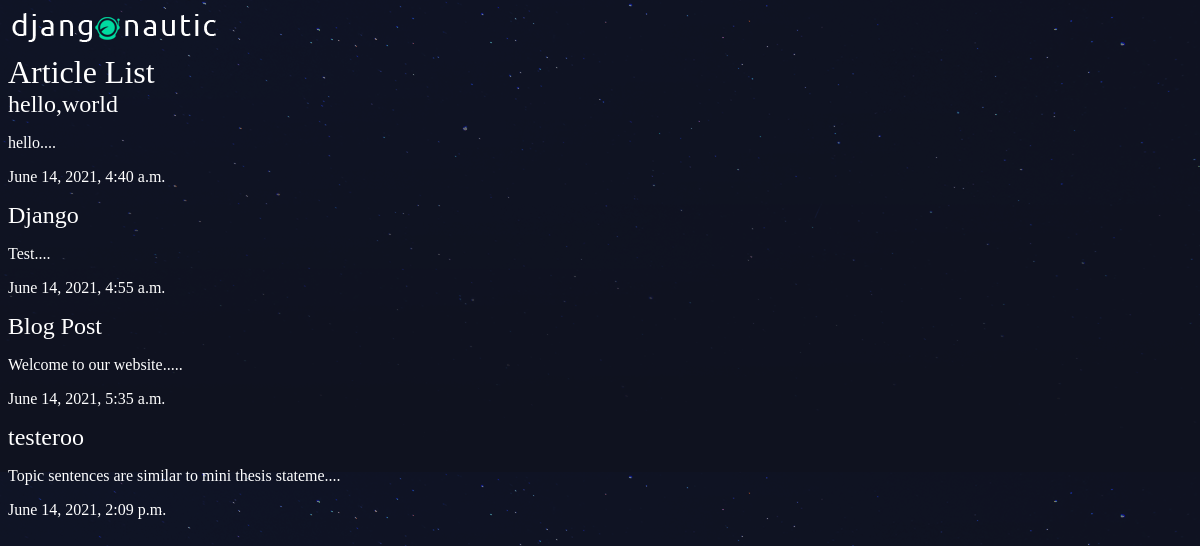
The app's page /articles/ with its own data.
### articles/models.py (models this page shows, shortened)
class Article(models.Model):
    title = models.CharField(max_length=100)
    slug = models.SlugField()
    body = models.TextField()
    date = models.DateTimeField(auto_now_add=True)
    thumb = models.ImageField(default='default.png', blank=True)
    def snippet(self):
        return self.body[:50]+'....'

### articles/views.py (the view)
# urls.py: path('', views.article_list, name="list"),
def article_list(request):
    articles = Article.objects.all().order_by('date')
    return render(request, 'articles/article_list.html', {'articles': articles})

### articles/templates/articles/article_list.html
{% extends 'base_layout.html' %}
{% block content %}
    <h1> Article List</h1>
    <div class="articles">
        {% for article in articles %}
            <div class="article">
                <h2><a href="{% url 'articles:detail' slug=article.slug %}">{{ article.title }}</a></h2>
                <p>{{ article.snippet }}</p>
                <p>{{ article.date }}</p>
            </div>
        {% endfor %}
    </div>
{% endblock %}

### assets/style.css (style rules this page uses)
body { background-color: #0f121f; background-image: url(stars.png); background-repeat-y: no-repeat; color: #fff; }
body * { font-family: Ubuntu; }
h1, h2, h3, h4, h5 { font-weight: normal; margin: 0; }
a, a:hover, a:visited { color: #fff; text-decoration: none; }

### records on screen
Article: title "hello,world", snippet "hello....", date "June 14, 2021, 4:40 a.m."
Article: title "Django", snippet "Test....", date "June 14, 2021, 4:55 a.m."
Article: title "Blog Post", snippet "Welcome to our website.....", date "June 14, 2021, 5:35 a.m."
Article: title "testeroo", snippet "Topic sentences are similar to mini thesis stateme....", date "June 14, 2021, 2:09 p.m."
